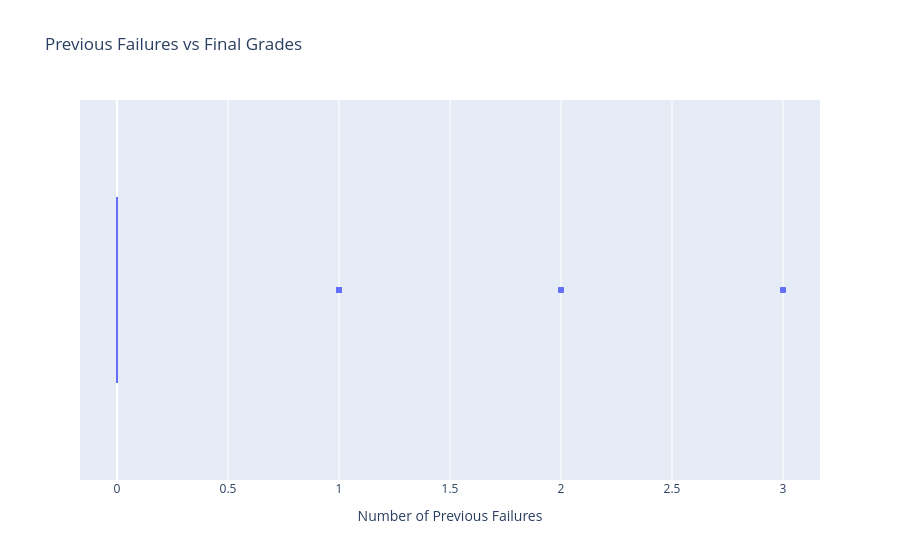

Notebook cell for this chart:
### Markdown cell above
## Previous Failures and grades

### Code cell
fig = px.box(
    df,
    x="failures",
    title="Previous Failures vs Final Grades",
    labels={
        "failures": "Number of Previous Failures",
        "G3": "Final Grade"
        }
)
fig.show()

### Figure 1 — Plotly figure (JSON) as saved in the notebook; plotly's stock layout.template omitted (floating-point values rounded to 4 significant figures; data arrays with more than 128 entries replaced by an {"elided": "..."} marker saying what was removed)
{"data": [{"alignmentgroup": "True", "hovertemplate": "Number of Previous Failures=%{x}<extra></extra>", "legendgroup": "", "marker": {"color": "#636efa"}, "name": "", "notched": false, "offsetgroup": "", "orientation": "h", "showlegend": false, "type": "box", "x": {"elided": "649 int values"}, "x0": " ", "xaxis": "x", "y0": " ", "yaxis": "y"}], "layout": {"boxmode": "group", "legend": {"tracegroupgap": 0}, "title": {"text": "Previous Failures vs Final Grades"}, "xaxis": {"anchor": "y", "domain": [0, 1], "title": {"text": "Number of Previous Failures"}}, "yaxis": {"anchor": "x", "domain": [0, 1]}}}
